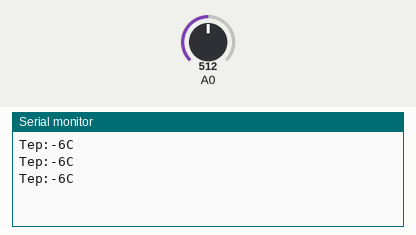
Recording of a sketch running on a simulated Arduino Uno, built with avr-gcc and run on an emulated ATmega328P. Parts: the last lines printed to the serial monitor. The test bench sets the inputs (shaded band); at power-on: A0 = 512.

Above: at 1.3 s.
1.4 s: A0 set to 716
At 1.9 s:
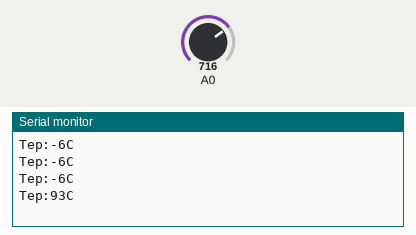
2.9 s: A0 set to 900
At 3.4 s:
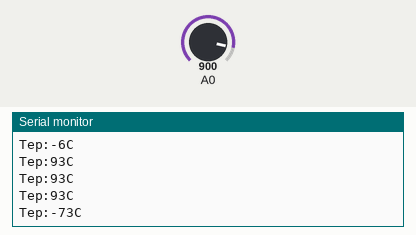
Timing chart, 0 to 5.9 s (numbered marks = the images above; inputs shaded):
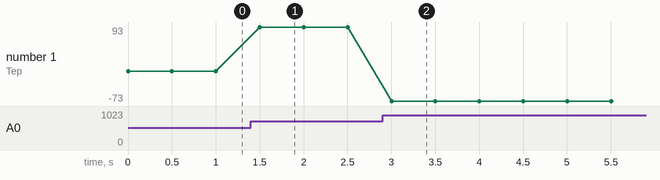

Measured:
- after the input at 1.4 s, the serial monitor: prints a new line after 0.10 s (image 1)
- after the input at 2.9 s, the serial monitor: prints a new line after 0.10 s (image 2)
- plotted number 1: -6 → 93 after the input at 1.4 s, 93 → -73 after the input at 2.9 s

The sketch:

temperature_transducer.ino
```cpp
void setup() {
  // put your setup code here, to run once:
  Serial.begin(9600);//设置波特率

}

void loop() {
  // put your main code here, to run repeatedly:
int val;//定义变量
int dat;//定义变量
val=analogRead(0);// 读取传感器的模拟值并赋值给val
dat=(125*val)>>8;//温度计算公式
Serial.print("Tep:");//原样输出显示Tep 字符串代表温度
Serial.print(dat);//输出显示dat 的值
Serial.println("C");//原样输出显示C 字符串
delay(500);//延时0.5 秒

}
```
